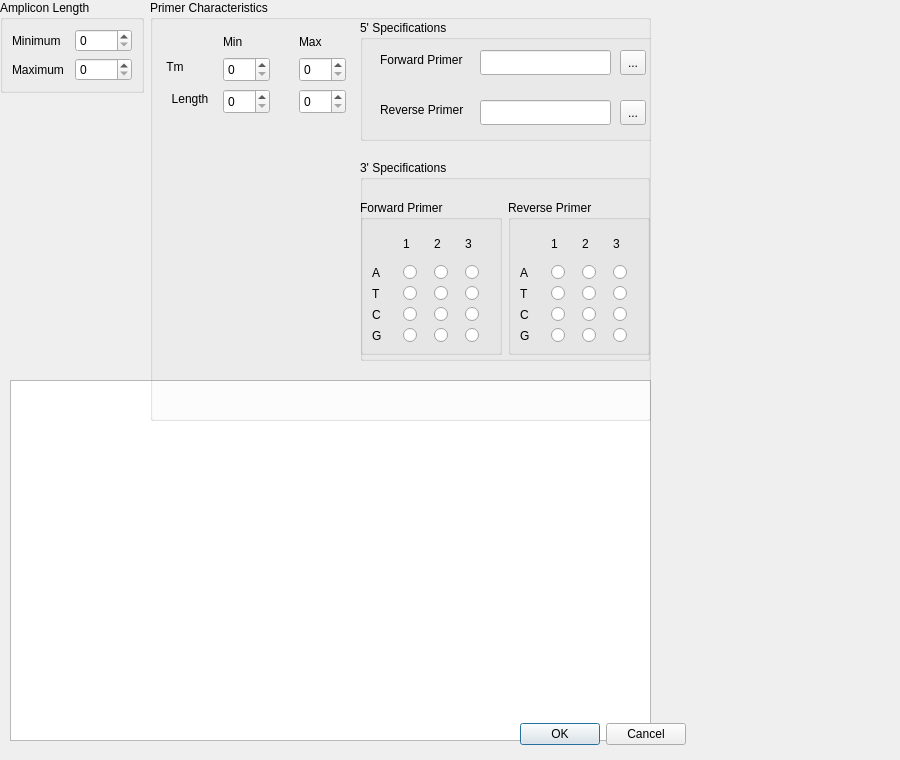
<?xml version="1.0" encoding="UTF-8"?>
<ui version="4.0">
 <class>PrimerFinderDialog</class>
 <widget class="QDialog" name="PrimerFinderDialog">
  <property name="geometry">
   <rect>
    <x>0</x>
    <y>0</y>
    <width>900</width>
    <height>760</height>
   </rect>
  </property>
  <property name="sizePolicy">
   <sizepolicy hsizetype="Fixed" vsizetype="Fixed">
    <horstretch>0</horstretch>
    <verstretch>0</verstretch>
   </sizepolicy>
  </property>
  <property name="minimumSize">
   <size>
    <width>900</width>
    <height>760</height>
   </size>
  </property>
  <property name="maximumSize">
   <size>
    <width>900</width>
    <height>760</height>
   </size>
  </property>
  <property name="windowTitle">
   <string>Dialog</string>
  </property>
  <widget class="QTextBrowser" name="textBrowser">
   <property name="geometry">
    <rect>
     <x>10</x>
     <y>380</y>
     <width>641</width>
     <height>361</height>
    </rect>
   </property>
  </widget>
  <widget class="QDialogButtonBox" name="buttonBox">
   <property name="geometry">
    <rect>
     <x>520</x>
     <y>720</y>
     <width>166</width>
     <height>29</height>
    </rect>
   </property>
   <property name="standardButtons">
    <set>QDialogButtonBox::Cancel|QDialogButtonBox::Ok</set>
   </property>
  </widget>
  <widget class="QWidget" name="layoutWidget">
   <property name="geometry">
    <rect>
     <x>0</x>
     <y>0</y>
     <width>144</width>
     <height>324</height>
    </rect>
   </property>
   <layout class="QVBoxLayout" name="verticalLayout">
    <item>
     <widget class="QGroupBox" name="groupBox_3">
      <property name="title">
       <string>Amplicon Length</string>
      </property>
      <layout class="QGridLayout" name="gridLayout_6">
       <item row="0" column="0">
        <layout class="QGridLayout" name="gridLayout_5">
         <item row="0" column="0">
          <widget class="QLabel" name="minAmpliconLengthLabel">
           <property name="text">
            <string>Minimum</string>
           </property>
          </widget>
         </item>
         <item row="0" column="1">
          <widget class="QSpinBox" name="spinBox"/>
         </item>
         <item row="1" column="0">
          <widget class="QLabel" name="maxAmpliconLengthLabel">
           <property name="text">
            <string>Maximum</string>
           </property>
          </widget>
         </item>
         <item row="1" column="1">
          <widget class="QSpinBox" name="spinBox_2"/>
         </item>
        </layout>
       </item>
      </layout>
     </widget>
    </item>
    <item>
     <spacer name="verticalSpacer">
      <property name="orientation">
       <enum>Qt::Vertical</enum>
      </property>
      <property name="sizeHint" stdset="0">
       <size>
        <width>20</width>
        <height>218</height>
       </size>
      </property>
     </spacer>
    </item>
   </layout>
  </widget>
  <widget class="QGroupBox" name="groupBox">
   <property name="geometry">
    <rect>
     <x>150</x>
     <y>0</y>
     <width>501</width>
     <height>421</height>
    </rect>
   </property>
   <property name="title">
    <string>Primer Characteristics</string>
   </property>
   <widget class="QGroupBox" name="groupBox_6">
    <property name="geometry">
     <rect>
      <x>210</x>
      <y>20</y>
      <width>311</width>
      <height>121</height>
     </rect>
    </property>
    <property name="title">
     <string>5' Specifications</string>
    </property>
    <widget class="QLineEdit" name="forward5Addition">
     <property name="geometry">
      <rect>
       <x>120</x>
       <y>30</y>
       <width>131</width>
       <height>25</height>
      </rect>
     </property>
     <property name="inputMethodHints">
      <set>Qt::ImhPreferUppercase</set>
     </property>
     <property name="maxLength">
      <number>10</number>
     </property>
    </widget>
    <widget class="QLineEdit" name="reverse5Addition">
     <property name="geometry">
      <rect>
       <x>120</x>
       <y>80</y>
       <width>131</width>
       <height>25</height>
      </rect>
     </property>
     <property name="inputMethodHints">
      <set>Qt::ImhPreferUppercase</set>
     </property>
     <property name="inputMask">
      <string>&gt;; </string>
     </property>
     <property name="text">
      <string/>
     </property>
     <property name="maxLength">
      <number>0</number>
     </property>
    </widget>
    <widget class="QLabel" name="forward5AdditionLabel">
     <property name="geometry">
      <rect>
       <x>20</x>
       <y>30</y>
       <width>121</width>
       <height>19</height>
      </rect>
     </property>
     <property name="text">
      <string>Forward Primer</string>
     </property>
    </widget>
    <widget class="QLabel" name="forward5AdditionLabel_2">
     <property name="geometry">
      <rect>
       <x>20</x>
       <y>80</y>
       <width>121</width>
       <height>19</height>
      </rect>
     </property>
     <property name="text">
      <string>Reverse Primer</string>
     </property>
    </widget>
    <widget class="QToolButton" name="addForwardRestrictionSiteButton">
     <property name="geometry">
      <rect>
       <x>260</x>
       <y>30</y>
       <width>26</width>
       <height>25</height>
      </rect>
     </property>
     <property name="text">
      <string>...</string>
     </property>
    </widget>
    <widget class="QToolButton" name="addReverseRestrictionSiteButton">
     <property name="geometry">
      <rect>
       <x>260</x>
       <y>80</y>
       <width>26</width>
       <height>25</height>
      </rect>
     </property>
     <property name="text">
      <string>...</string>
     </property>
    </widget>
   </widget>
   <widget class="QGroupBox" name="groupBox_5">
    <property name="geometry">
     <rect>
      <x>210</x>
      <y>160</y>
      <width>290</width>
      <height>201</height>
     </rect>
    </property>
    <property name="title">
     <string>3' Specifications</string>
    </property>
    <widget class="QWidget" name="layoutWidget">
     <property name="geometry">
      <rect>
       <x>0</x>
       <y>40</y>
       <width>290</width>
       <height>155</height>
      </rect>
     </property>
     <layout class="QHBoxLayout" name="horizontalLayout">
      <item>
       <widget class="QGroupBox" name="groupBox_2">
        <property name="title">
         <string>Forward Primer</string>
        </property>
        <layout class="QGridLayout" name="gridLayout_3">
         <item row="0" column="1">
          <widget class="QLabel" name="label">
           <property name="text">
            <string>1</string>
           </property>
          </widget>
         </item>
         <item row="0" column="2">
          <widget class="QLabel" name="label_2">
           <property name="text">
            <string>2</string>
           </property>
          </widget>
         </item>
         <item row="0" column="3">
          <widget class="QLabel" name="label_3">
           <property name="text">
            <string>3</string>
           </property>
          </widget>
         </item>
         <item row="1" column="0">
          <widget class="QLabel" name="label_7">
           <property name="text">
            <string>A</string>
           </property>
          </widget>
         </item>
         <item row="1" column="1">
          <widget class="QRadioButton" name="forward1AradioButton">
           <property name="text">
            <string/>
           </property>
           <property name="autoExclusive">
            <bool>false</bool>
           </property>
          </widget>
         </item>
         <item row="1" column="2">
          <widget class="QRadioButton" name="forward2AradioButton">
           <property name="text">
            <string/>
           </property>
           <property name="autoExclusive">
            <bool>false</bool>
           </property>
          </widget>
         </item>
         <item row="1" column="3">
          <widget class="QRadioButton" name="forward3AradioButton">
           <property name="text">
            <string/>
           </property>
           <property name="autoExclusive">
            <bool>false</bool>
           </property>
          </widget>
         </item>
         <item row="2" column="0">
          <widget class="QLabel" name="label_8">
           <property name="text">
            <string>T</string>
           </property>
          </widget>
         </item>
         <item row="2" column="1">
          <widget class="QRadioButton" name="forward1TradioButton">
           <property name="text">
            <string/>
           </property>
           <property name="autoExclusive">
            <bool>false</bool>
           </property>
          </widget>
         </item>
         <item row="2" column="2">
          <widget class="QRadioButton" name="forward2TradioButton">
           <property name="text">
            <string/>
           </property>
           <property name="autoExclusive">
            <bool>false</bool>
           </property>
          </widget>
         </item>
         <item row="2" column="3">
          <widget class="QRadioButton" name="forward3TradioButton">
           <property name="text">
            <string/>
           </property>
           <property name="autoExclusive">
            <bool>false</bool>
           </property>
          </widget>
         </item>
         <item row="3" column="0">
          <widget class="QLabel" name="label_9">
           <property name="text">
            <string>C</string>
           </property>
          </widget>
         </item>
         <item row="3" column="1">
          <widget class="QRadioButton" name="forward1GradioButton">
           <property name="text">
            <string/>
           </property>
           <property name="autoExclusive">
            <bool>false</bool>
           </property>
          </widget>
         </item>
         <item row="3" column="2">
          <widget class="QRadioButton" name="forward2GradioButton">
           <property name="text">
            <string/>
           </property>
           <property name="autoExclusive">
            <bool>false</bool>
           </property>
          </widget>
         </item>
         <item row="3" column="3">
          <widget class="QRadioButton" name="forward3GradioButton">
           <property name="text">
            <string/>
           </property>
           <property name="autoExclusive">
            <bool>false</bool>
           </property>
          </widget>
         </item>
         <item row="4" column="0">
          <widget class="QLabel" name="label_10">
           <property name="text">
            <string>G</string>
           </property>
          </widget>
         </item>
         <item row="4" column="1">
          <widget class="QRadioButton" name="forward1CradioButton">
           <property name="text">
            <string/>
           </property>
           <property name="autoExclusive">
            <bool>false</bool>
           </property>
          </widget>
         </item>
         <item row="4" column="2">
          <widget class="QRadioButton" name="forward2CradioButton">
           <property name="text">
            <string/>
           </property>
           <property name="autoExclusive">
            <bool>false</bool>
           </property>
          </widget>
         </item>
         <item row="4" column="3">
          <widget class="QRadioButton" name="forward3CradioButton">
           <property name="text">
            <string/>
           </property>
           <property name="autoExclusive">
            <bool>false</bool>
           </property>
          </widget>
         </item>
        </layout>
       </widget>
      </item>
      <item>
       <widget class="QGroupBox" name="groupBox_4">
        <property name="title">
         <string>Reverse Primer</string>
        </property>
        <layout class="QGridLayout" name="gridLayout_2">
         <item row="0" column="1">
          <widget class="QLabel" name="label_6">
           <property name="text">
            <string>1</string>
           </property>
          </widget>
         </item>
         <item row="0" column="2">
          <widget class="QLabel" name="label_5">
           <property name="text">
            <string>2</string>
           </property>
          </widget>
         </item>
         <item row="0" column="3">
          <widget class="QLabel" name="label_4">
           <property name="text">
            <string>3</string>
           </property>
          </widget>
         </item>
         <item row="1" column="0">
          <widget class="QLabel" name="label_14">
           <property name="text">
            <string>A</string>
           </property>
          </widget>
         </item>
         <item row="1" column="1">
          <widget class="QRadioButton" name="reverse1AradioButton">
           <property name="text">
            <string/>
           </property>
           <property name="autoExclusive">
            <bool>false</bool>
           </property>
          </widget>
         </item>
         <item row="1" column="2">
          <widget class="QRadioButton" name="reverse2AradioButton">
           <property name="text">
            <string/>
           </property>
           <property name="autoExclusive">
            <bool>false</bool>
           </property>
          </widget>
         </item>
         <item row="1" column="3">
          <widget class="QRadioButton" name="reverse3AradioButton">
           <property name="text">
            <string/>
           </property>
           <property name="autoExclusive">
            <bool>false</bool>
           </property>
          </widget>
         </item>
         <item row="2" column="0">
          <widget class="QLabel" name="label_12">
           <property name="text">
            <string>T</string>
           </property>
          </widget>
         </item>
         <item row="2" column="1">
          <widget class="QRadioButton" name="reverse1TradioButton">
           <property name="text">
            <string/>
           </property>
           <property name="autoExclusive">
            <bool>false</bool>
           </property>
          </widget>
         </item>
         <item row="2" column="2">
          <widget class="QRadioButton" name="reverse2TradioButton">
           <property name="text">
            <string/>
           </property>
           <property name="autoExclusive">
            <bool>false</bool>
           </property>
          </widget>
         </item>
         <item row="2" column="3">
          <widget class="QRadioButton" name="reverse3TradioButton">
           <property name="text">
            <string/>
           </property>
           <property name="autoExclusive">
            <bool>false</bool>
           </property>
          </widget>
         </item>
         <item row="3" column="0">
          <widget class="QLabel" name="label_11">
           <property name="text">
            <string>C</string>
           </property>
          </widget>
         </item>
         <item row="3" column="1">
          <widget class="QRadioButton" name="reverse1GradioButton">
           <property name="text">
            <string/>
           </property>
           <property name="autoExclusive">
            <bool>false</bool>
           </property>
          </widget>
         </item>
         <item row="3" column="2">
          <widget class="QRadioButton" name="reverse2GradioButton">
           <property name="text">
            <string/>
           </property>
           <property name="autoExclusive">
            <bool>false</bool>
           </property>
          </widget>
         </item>
         <item row="3" column="3">
          <widget class="QRadioButton" name="reverse3GradioButton">
           <property name="text">
            <string/>
           </property>
           <property name="autoExclusive">
            <bool>false</bool>
           </property>
          </widget>
         </item>
         <item row="4" column="0">
          <widget class="QLabel" name="label_13">
           <property name="text">
            <string>G</string>
           </property>
          </widget>
         </item>
         <item row="4" column="1">
          <widget class="QRadioButton" name="reverse1CradioButton">
           <property name="text">
            <string/>
           </property>
           <property name="autoExclusive">
            <bool>false</bool>
           </property>
          </widget>
         </item>
         <item row="4" column="2">
          <widget class="QRadioButton" name="reverse2CradioButton">
           <property name="text">
            <string/>
           </property>
           <property name="autoExclusive">
            <bool>false</bool>
           </property>
          </widget>
         </item>
         <item row="4" column="3">
          <widget class="QRadioButton" name="reverse3CradioButton">
           <property name="text">
            <string/>
           </property>
           <property name="autoExclusive">
            <bool>false</bool>
           </property>
          </widget>
         </item>
        </layout>
       </widget>
      </item>
     </layout>
    </widget>
   </widget>
   <widget class="QLabel" name="minimumLabel">
    <property name="geometry">
     <rect>
      <x>73</x>
      <y>32</y>
      <width>69</width>
      <height>19</height>
     </rect>
    </property>
    <property name="text">
     <string>Min</string>
    </property>
   </widget>
   <widget class="QSpinBox" name="maxTmSpinBox">
    <property name="geometry">
     <rect>
      <x>149</x>
      <y>57</y>
      <width>47</width>
      <height>25</height>
     </rect>
    </property>
   </widget>
   <widget class="QLabel" name="maximumLabel">
    <property name="geometry">
     <rect>
      <x>149</x>
      <y>32</y>
      <width>75</width>
      <height>19</height>
     </rect>
    </property>
    <property name="text">
     <string>Max</string>
    </property>
   </widget>
   <widget class="QLabel" name="tmLabel">
    <property name="geometry">
     <rect>
      <x>13</x>
      <y>57</y>
      <width>24</width>
      <height>19</height>
     </rect>
    </property>
    <property name="text">
     <string>Tm</string>
    </property>
    <property name="alignment">
     <set>Qt::AlignCenter</set>
    </property>
   </widget>
   <widget class="QLabel" name="tmLabel_2">
    <property name="geometry">
     <rect>
      <x>13</x>
      <y>89</y>
      <width>54</width>
      <height>19</height>
     </rect>
    </property>
    <property name="text">
     <string>Length</string>
    </property>
    <property name="alignment">
     <set>Qt::AlignCenter</set>
    </property>
   </widget>
   <widget class="QSpinBox" name="minPrimerLengthSpinBox">
    <property name="geometry">
     <rect>
      <x>73</x>
      <y>89</y>
      <width>47</width>
      <height>25</height>
     </rect>
    </property>
   </widget>
   <widget class="QSpinBox" name="maxPrimerLengthSpinBox">
    <property name="geometry">
     <rect>
      <x>149</x>
      <y>89</y>
      <width>47</width>
      <height>25</height>
     </rect>
    </property>
   </widget>
   <widget class="QSpinBox" name="minTmSpinBox">
    <property name="geometry">
     <rect>
      <x>73</x>
      <y>57</y>
      <width>47</width>
      <height>25</height>
     </rect>
    </property>
   </widget>
  </widget>
 </widget>
 <resources/>
 <connections/>
</ui>
